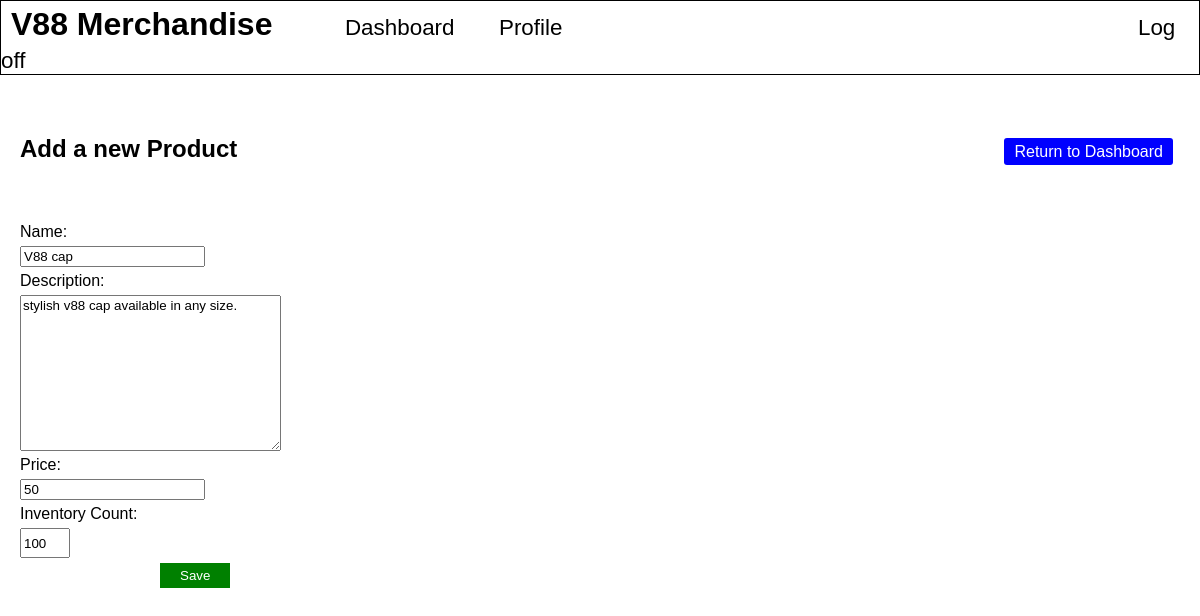
The page /products/edit/1 on the database its author committed.
### tables this page shows
CREATE TABLE `sales` (
  `id` int(11) NOT NULL AUTO_INCREMENT,
  `product_id` int(11) DEFAULT NULL,
  `qty_sold` int(11) DEFAULT NULL,
  `created_at` datetime DEFAULT NULL,
  `updated_at` datetime DEFAULT NULL,
  PRIMARY KEY (`id`)
);

CREATE TABLE `products` (
  `id` int(11) NOT NULL AUTO_INCREMENT,
  `product_name` varchar(255) DEFAULT NULL,
  `description` text,
  `price` int(11) DEFAULT NULL,
  `inventory_count` int(11) DEFAULT NULL,
  `created_at` datetime DEFAULT NULL,
  `updated_at` datetime DEFAULT NULL,
  PRIMARY KEY (`id`)
);

### application/controllers/Products.php (called while the page is built, shortened)
<?php
    class Products extends CI_Controller
    {
        public function edit($id)
        {
            $current_user_id = $this->session->userdata('user_id');
            if($current_user_id == 1){
                $this->load->view('templates/admin_header');
            }else{
                $this->load->view('templates/user_header');
            }
            $product = $this->product->get_product($id);
            $this->load->view('products/edit', $product);
        }
    }
?>

### index.php (called while the page is built, shortened)
<?php
require_once BASEPATH.'core/CodeIgniter.php';

### application/models/Product.php (called while the page is built, shortened)
<?php
    class Product extends CI_Model
    {
        function get_product($id)
        {
            $query = "SELECT products.*, DATE_FORMAT(products.created_at, '%M %D %Y') AS created , sales.qty_sold AS qty_sold FROM products
            LEFT JOIN sales ON product_id = products.id WHERE products. id=?";
            return $this->db->query($query, $this->security->xss_clean($id))->row_array();
        }
    }
?>

### application/views/products/edit.php (the view, shortened to what this page needs)
<!DOCTYPE html>
<html lang="en">
    <head>
        <link rel="stylesheet" href="<?= base_url();?>assets/css/home_style.css">
    </head>
    <body>
        <h2>Add a new Product</h2>
        <a href="/dashboard/admin" id="dashboard">Return to Dashboard</a>
        <form action="<?= base_url(); ?>products/update/<?= $id; ?>" method="POST">
            Name:
            <input type="text" name="product_name" placeholder="<?= $product_name; ?>" value="<?= $product_name; ?>"/>
            Description:
            <textarea name="description" placeholder="<?= $description; ?>" id="" cols="30" rows="10"><?= $description; ?></textarea>
            Price:
            <input type="text" name="price" placeholder="<?= $price; ?>" value="<?= $price; ?>"/>
            Inventory Count:
            <input type="number" name="inventory_count" placeholder="<?= $inventory_count; ?>" value="<?= $inventory_count; ?>"  id="number"/>
            <input type="submit" value="Save" id="save">
        </form>
    </body>
</html>

### assets/css/home_style.css (style rules this page uses)
* { font-family: sans-serif; }
body { margin: 0; }
.navbar h1, h2, table { display: inline-block; }
h2 { margin: 40px 20px; width: 80%; }

### application/views/products/edit.php (style rules this page uses)
#dashboard { background-color: blue; color: white; border: none; border-radius: 3px; text-decoration: none; padding: 5px 10px; }
form { display: inline-block; padding: 20px; }
input,textarea { display: block; margin: 5px 0; }
#number { width: 50px; height: 30px; }
#save { background-color: green; color: white; padding: 5px 20px; margin-left: 140px; border: none; }

### rows shown on the page
sales: product_name "V88 cap", description "stylish v88 cap available in any size.", price "50", inventory_count "100"
